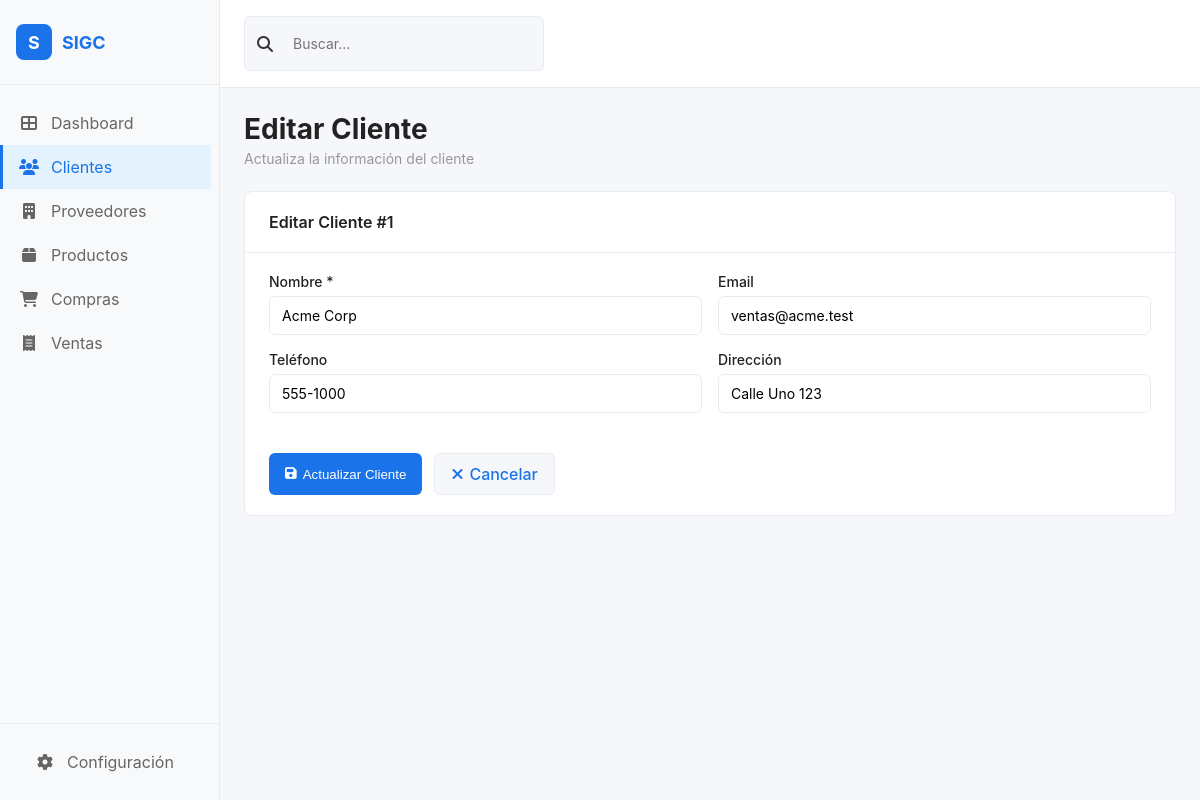
Screenshot of /modules/clientes/update.php?id=1 with the database file from the repository.
### tables this page shows
CREATE TABLE IF NOT EXISTS clientes (
  id INT AUTO_INCREMENT PRIMARY KEY,
  nombre VARCHAR(120) NOT NULL,
  email VARCHAR(160) UNIQUE,
  telefono VARCHAR(60),
  direccion VARCHAR(200),
  creado_en TIMESTAMP DEFAULT CURRENT_TIMESTAMP
);

### modules/clientes/update.php (the view, shortened to what this page needs)
<?php
require_once __DIR__ . '/../../config/layout.php';
$db = db();
$id = (int)($_GET['id'] ?? 0);
$stmt = $db->prepare('SELECT * FROM clientes WHERE id = ?');
$stmt->execute([$id]);
$cliente = $stmt->fetch();
echo renderHeader('Editar Cliente', 'Actualiza la información del cliente');
?>
<div class="card">
    <div class="card-header">
        <h2>Editar Cliente #<?php echo $id; ?></h2>
    </div>
    <div class="card-content">
        <form method="post">
            <div class="form-row">
                <div class="form-group">
                    <label for="nombre">Nombre *</label>
                    <input required name="nombre" id="nombre" type="text" value="<?php echo htmlspecialchars($cliente['nombre']); ?>" />
                </div>
                <div class="form-group">
                    <label for="email">Email</label>
                    <input type="email" name="email" id="email" value="<?php echo htmlspecialchars($cliente['email'] ?? ''); ?>" />
                </div>
            </div>
            <div class="form-row">
                <div class="form-group">
                    <label for="telefono">Teléfono</label>
                    <input name="telefono" id="telefono" value="<?php echo htmlspecialchars($cliente['telefono'] ?? ''); ?>" />
                </div>
                <div class="form-group">
                    <label for="direccion">Dirección</label>
                    <input name="direccion" id="direccion" value="<?php echo htmlspecialchars($cliente['direccion'] ?? ''); ?>" />
                </div>
            </div>
            <div class="form-actions">
                <button class="btn-primary" type="submit">
                    <i class="fas fa-save"></i>
                    Actualizar Cliente
                </button>
                <a class="btn-secondary" href="read.php">
                    <i class="fas fa-times"></i>
                    Cancelar
                </a>
            </div>
        </form>
    </div>
</div>
<?php echo renderFooter(); ?>

### config/layout.php (style rules this page uses)
* { margin: 0; padding: 0; box-sizing: border-box; }
body { font-family: -apple-system, BlinkMacSystemFont, 'Segoe UI', Roboto, 'Helvetica Neue', Arial, sans-serif; background: #f5f7fb; color: #333; }
.card { background: white; border-radius: 8px; border: 1px solid #e9ecef; overflow: hidden; margin-bottom: 24px; }
.card-header { padding: 20px 24px; border-bottom: 1px solid #e9ecef; display: flex; justify-content: space-between; align-items: center; }
.card-header h2 { font-size: 16px; font-weight: 600; color: #222; }
.card-content { padding: 20px 24px; }
.form-group { margin-bottom: 16px; }
label { display: block; margin-bottom: 6px; font-weight: 500; color: #222; font-size: 14px; }
input, textarea, select { width: 100%; padding: 10px 12px; border: 1px solid #e9ecef; border-radius: 6px; font-family: inherit; font-size: 14px; transition: border-color 0.2s; }
.form-row { display: grid; grid-template-columns: 1fr 1fr; gap: 16px; }
.form-actions { display: flex; gap: 12px; margin-top: 24px; }
.btn-primary { background: #1a73e8; color: white; padding: 10px 16px; border: none; border-radius: 6px; cursor: pointer; font-weight: 500; transition: background 0.2s; text-decoration: none; display: inline-flex; align-items: center; gap: 6px; }
.btn-secondary { background: #f5f7fb; color: #1a73e8; padding: 10px 16px; border: 1px solid #e9ecef; border-radius: 6px; cursor: pointer; font-weight: 500; transition: all 0.2s; text-decoration: none; display: inline-flex; align-items: center; gap: 6px; }

### rows the page displays
clientes: nombre "Acme Corp", email "ventas@acme.test", telefono "555-1000", direccion "Calle Uno 123"

### other values shown
$pageTitle "Editar Cliente"
$pageSubtitle "Actualiza la información del cliente"
$id "1"
